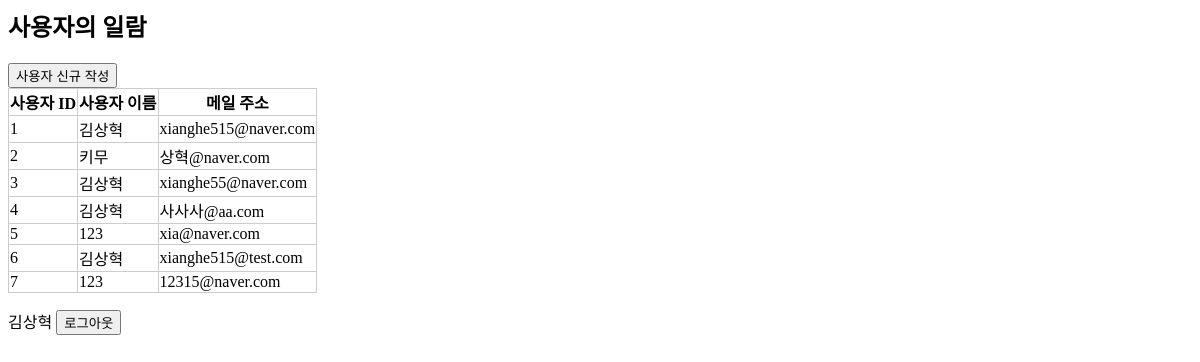
Page /crud/users (signed in) on the earlier database version.
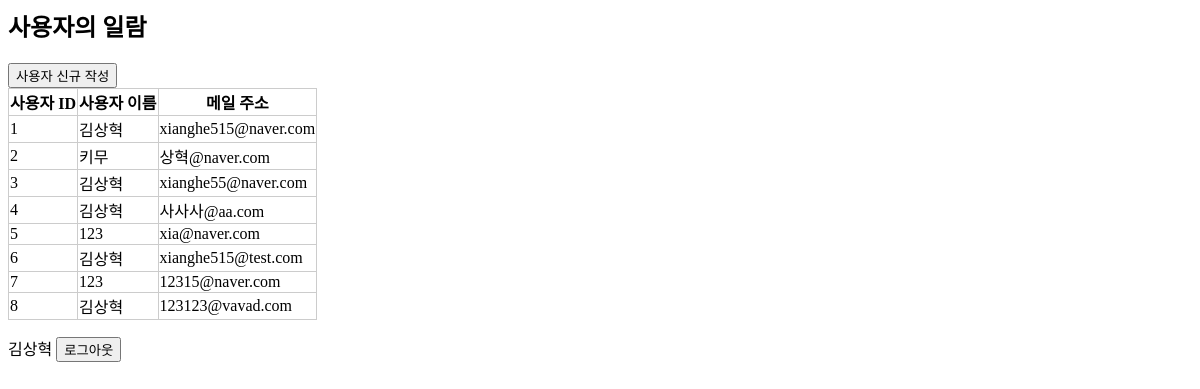
Same page on the later database version.
### apps/crud/models.py (models this page shows, shortened)
class User(db.Model, UserMixin):
    __tablename__ = "users"
    id = db.Column(db.Integer, primary_key=True)  # primary_key 속성 부여
    username = db.Column(db.String, index=True)  # index 색인
    email = db.Column(db.String, index=True, unique=True)  # unique, index  설정
    password_hash = db.Column(db.String)
    create_at = db.Column(db.DateTime, default=datetime.now)  # default는 기본값
    update_at = db.Column(
        db.DateTime, default=datetime.now, onupdate=datetime.now
    )  # onupdate 업데이트시
    @property
    def password(self):
        raise AttributeError("읽어 들일 수 없음")
    @login_manager.user_loader
    def load_user(user_id):
        return User.query.get(user_id)
    user_images = db.relationship("UserImage", backref="user")

### apps/crud/views.py (the view)
@crud.route("/users")
@login_required
def users():
    users = User.query.all()
    return render_template("crud/index.html", users=users)

### apps/crud/templates/crud/index.html (shortened to what this page needs)
{% extends "crud/base.html" %}
  {% block content %}
    <h2>사용자의 일람</h2>
    <button>
      <a href="{{ url_for('crud.create_user') }}">사용자 신규 작성</a></button>
    <table>
      <tr>
        <th>사용자 ID</th>
        <th>사용자 이름</th>
        <th>메일 주소</th>
      </tr>
      {% for user in users %}
      <tr>
        <td>
          <a href="{{ url_for('crud.edit_user', user_id=user.id) }}">
          {{ user.id }}
          </a>
        </td>
        <td>{{ user.username }}</td>
        <td>{{ user.email }}</td>
      </tr>
      {% endfor %}
    </table>
  {% endblock %}

### apps/crud/templates/crud/base.html (shortened to what this page needs)
<!DOCTYPE>
<html>
      <head>
            <link rel="stylesheet" href="{{ url_for('crud.static', filename='style.css') }}"/>
      </head>
      <body>
           {% block content %}{% endblock %}
           <div>
            {% if current_user.is_authenticated %}
            <p class = "logout">
                  <span>{{ current_user.username }}</span>
                  <button><a href="{{ url_for('auth.logout') }}">로그아웃</a></button>
            </p>
            {% endif %}
      </div>
      </body>
</html>

Differences in the rows shown:
added User: id "8", username "김상혁", email "123123@vavad.com"
